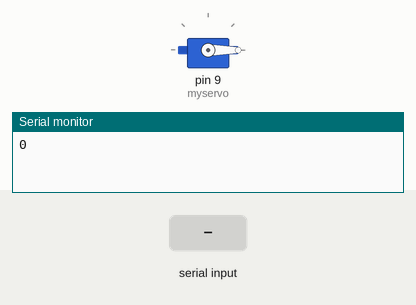
This sketch was run on a simulated Arduino Uno, built with avr-gcc and run on an emulated ATmega328P. On the bench: servo, the last lines printed to the serial monitor. Inputs (shaded band) come from the test bench.

Above: at 1.2 s.
1.3 s: "90,45\n" received over Serial
At 1.8 s:
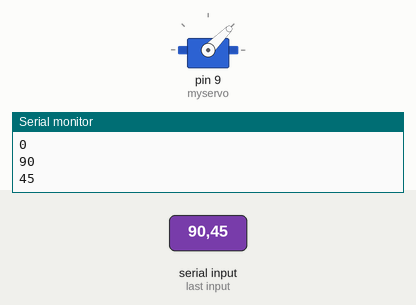
2.8 s: "30,150\n" received over Serial
At 4.0 s:
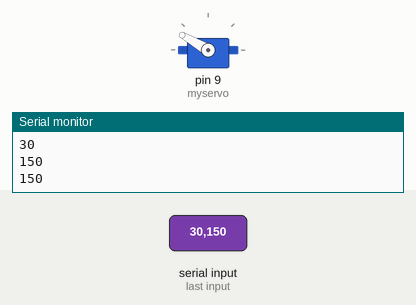
4.3 s: "200\n" received over Serial
At 5.3 s:
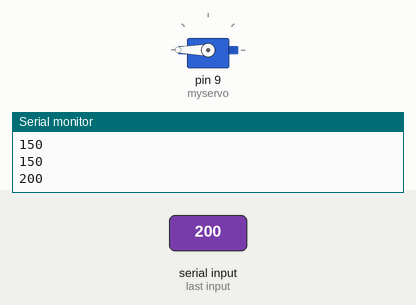
5.8 s: "90\n" received over Serial
At 6.4 s:
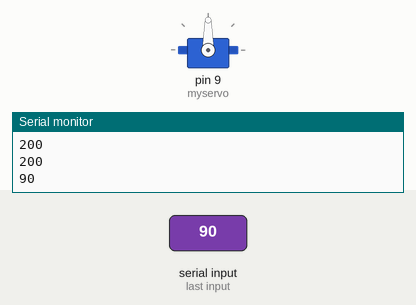
Timing chart, 0 to 8.3 s (numbered marks = the images above; inputs shaded):
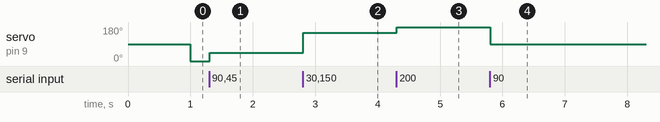

The sketch:

harshal_servo.ino
```cpp
#include <Servo.h>

Servo myservo;  // create Servo object to control a servo
// twelve Servo objects can be created on most boards

int pos = 0,s;    // variable to store the servo position

void setup() {
  myservo.attach(9);  // attaches the servo on pin 9 to the Servo object
  Serial.begin(9600);
}

void loop() {

  s = Serial.parseInt();
 // Serial.println(s);
   if(s != 0)
  {
    pos = s;
    Serial.println();
   }
   myservo.write(pos);
   Serial.println(pos);


}
```

Measured:
- after the input at 1.3 s, servo on pin 9 (myservo): 0° → 45° at once
- after the input at 2.8 s, servo on pin 9 (myservo): 45° → 150° at once
- after the input at 4.3 s, servo on pin 9 (myservo): 150° → 180° at once
- after the input at 5.8 s, servo on pin 9 (myservo): 180° → 90° at once
